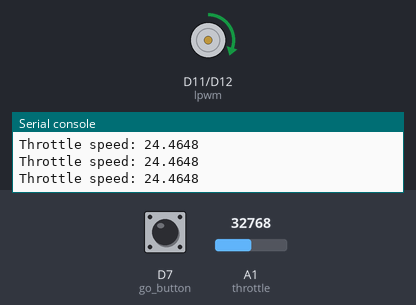
Bench run of a program on a simulated CircuitPython board. Shown: motor-driver pin pairs drawn as motors (green arrow = first pin HIGH = forward, orange = second pin HIGH = backward, longer = more drive, scaled by the enable pin), the last lines printed to the serial console. Inputs (shaded band) come from the test bench; at power-on: A1 (throttle) = 32768, D7 (go_button) LOW (analog values on the 0–65535 scale). Nothing arrives over Bluetooth unless stated.

Above: at 1.2 s.
1.3 s: A1 (throttle) set to 19660
At 2.5 s:
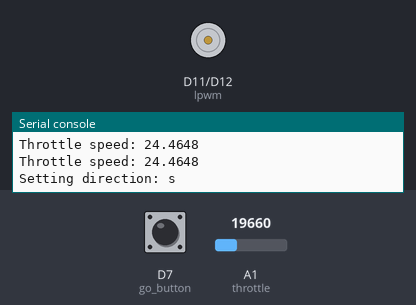
2.8 s: D7 (go_button) pulled HIGH for 0.15 s
At 2.91 s:
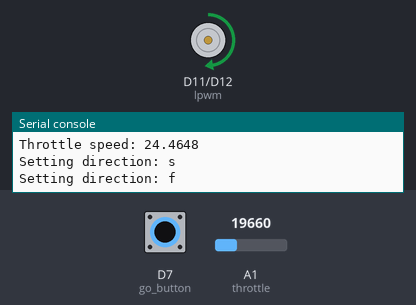
4.4 s: A1 (throttle) set to 57670
At 5.3 s:
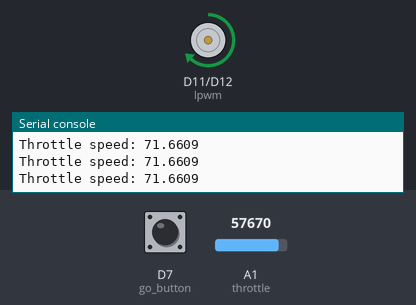
5.9 s: A1 (throttle) set to 65535
At 7.2 s:
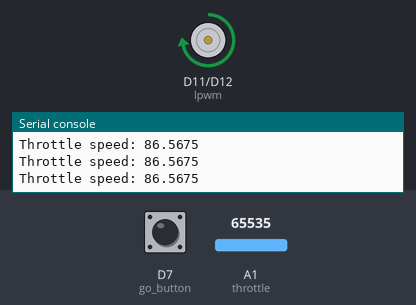
Timing chart, 0 to 8.9 s (numbered marks = the images above; inputs shaded):
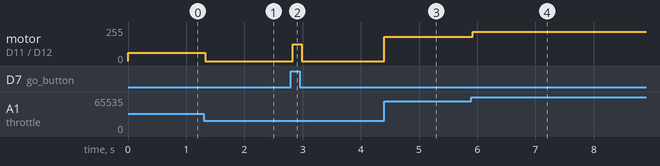

The program:

code.py
```python
import board
import digitalio
import time
from adafruit_ble import BLERadio
from adafruit_ble.advertising.standard import ProvideServicesAdvertisement
from adafruit_ble.services.nordic import UARTService
from analogio import AnalogIn
from pwmio import PWMOut

def get_voltage(pin):
  return (pin.value * 3.3) / 65536

class WagonController:

  def __init__(self):
    self.command_char         = '§'
    self.throttle_pin_number  = board.A1
    self.go_button_pin_number = board.D7
    self.speed_pin_number     = board.D9
    self.lpwm_pin_number      = board.D11
    self.rpwm_pin_number      = board.D12

    self.initialize_motor_controller()
    self.initialize_go_button()
    self.initialize_throttle()
    self.initialize_bluetooth()

  def initialize_bluetooth(self):
    BLERadio.name = "Party Wagon"
    self.ble = BLERadio()
    self.ble.name = "Party Wagon"
    self.uart = UARTService()
    self.advertisement = ProvideServicesAdvertisement(self.uart)
    self.ble.start_advertising(self.advertisement)

  def initialize_go_button(self):
    self.go_button = digitalio.DigitalInOut(self.go_button_pin_number)
    self.go_button.direction = digitalio.Direction.INPUT
    self.go_button.pull = digitalio.Pull.DOWN

  def initialize_throttle(self):
    self.throttle = AnalogIn(self.throttle_pin_number)
    self.throttle_speed = 0

  def initialize_motor_controller(self):
    self.speed_pin = PWMOut(self.speed_pin_number, frequency=15000, duty_cycle=0)

    self.lpwm = digitalio.DigitalInOut(self.lpwm_pin_number)
    self.rpwm = digitalio.DigitalInOut(self.rpwm_pin_number)
    self.lpwm.direction = digitalio.Direction.OUTPUT
    self.rpwm.direction = digitalio.Direction.OUTPUT
    self.lpwm.value = False
    self.rpwm.value = False

    self.direction = "stop"
    self.step = int(65535 / 10)
    self.set_speed(self.step * 5)

  def set_speed(self, speed):
    try:
      self.speed = int(speed)
      if (self.speed > 65535):
        self.speed = 65535
      if (self.speed < 0):
        self.speed = 0
      self.speed_pin.duty_cycle = self.speed
      self.uart.write(':spe:{}'.format(self.speed))
    except:
      print('Could not set speed to {}'.format(speed))

  def set_direction(self, direction):
    print('Setting direction: {}'.format(direction))
    if not (direction in ['f', 'b', 's']):
      direction = 's'
    self.direction = direction
    if direction == "f":
      self.lpwm.value = False
      self.rpwm.value = False
      self.lpwm.value = True
    elif direction == "b":
      self.rpwm.value = False
      self.lpwm.value = False
      self.rpwm.value = True
    elif direction == "s":
      self.rpwm.value = False
      self.lpwm.value = False
    self.uart.write('{}:dir:{}'.format(self.command_char, self.direction))

  def control(self):
    throttle_voltage = get_voltage(self.throttle)

    if not self.ble.connected:
      if not self.ble.advertising:
        self.ble.start_advertising(self.advertisement)
      if self.go_button.value and self.direction != "f":
        self.set_direction("f")
      elif not self.go_button.value and throttle_voltage < 1.0 and self.direction != "s":
        self.set_direction("s")
      if throttle_voltage > 1.0:
        if self.direction != "f":
          self.set_direction("f")
        self.throttle_speed = int(((throttle_voltage - 1.0) / 1.5) * 37000)
        print('Throttle speed: {}'.format(100 * self.throttle_speed / 65535))
      else:
        self.throttle_speed = 0

    # Now we're connected

    if self.ble.connected:
      if self.uart.in_waiting:
        message = self.uart.readline().decode()

        if message.startswith(self.command_char):
          parts = message.split(':')
          if parts[1] == 'dir':
            self.set_direction(parts[2])
          elif parts[1] == 'spe':
            self.set_speed(int(parts[2]))

        print('Message: {}'.format(message))

    if self.throttle_speed > 0:
      self.speed_pin.duty_cycle = self.throttle_speed
    else:
      self.speed_pin.duty_cycle = self.speed

    time.sleep(0.05)

wagon_controller = WagonController()

while True:
  wagon_controller.control()
```

Measured:
- after the input at 1.3 s, motor on D11 (lpwm) / D12 (rpwm): forward 62/255 → stopped at once
- after the input at 2.8 s, motor on D11 (lpwm) / D12 (rpwm): stopped → forward 127/255 at once, → stopped 0.15 s later
- after the input at 4.4 s, motor on D11 (lpwm) / D12 (rpwm): stopped → forward 183/255 at once
- after the input at 5.9 s, motor on D11 (lpwm) / D12 (rpwm): forward 183/255 → forward 221/255 at once
